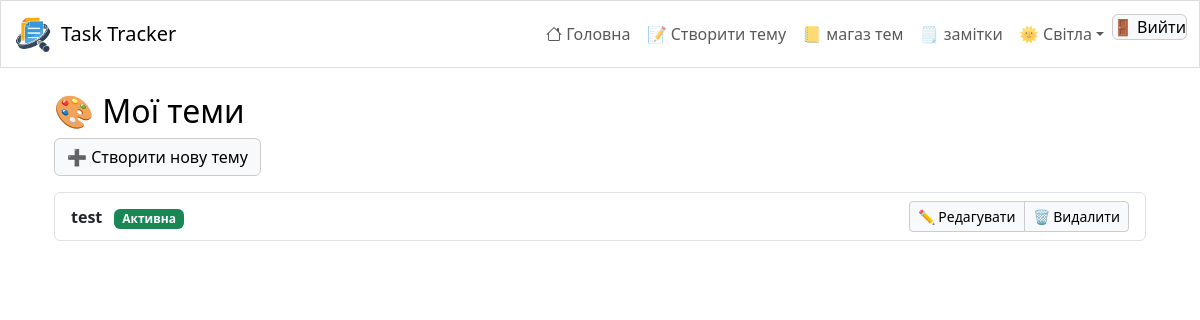
Before: /themes/workshop/ (signed in) with the older database file.
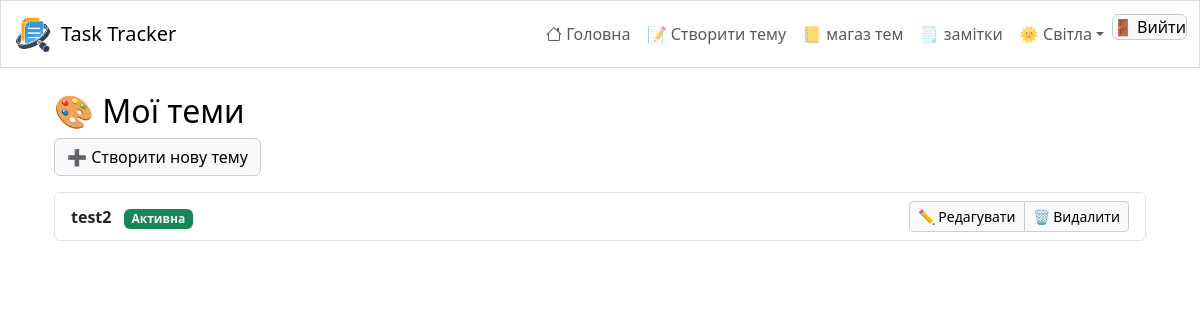
After: the same page with the newer database file.
### tasks/models.py (models this page shows, shortened)
class Theme(models.Model):
    user = models.ForeignKey(User, on_delete=models.CASCADE, related_name="themes")
    name = models.CharField(max_length=100)
    background_color = models.CharField(max_length=7, default="#ffffff")
    text_color = models.CharField(max_length=7, default="#000000")
    custom_css = models.TextField(blank=True)
    background_image = models.ImageField(upload_to='themes/images/', blank=True, null=True)
    font_family = models.CharField(max_length=100, default="sans-serif")
    is_active = models.BooleanField(default=False)
    description = models.TextField(blank=True, null=True)
    workshop = models.TextField(blank=True, null=True)
    primary_color = models.CharField(max_length=7, default="#0000ff")
    secondary_color = models.CharField(max_length=7, default="#00ff00")

### tasks/views.py (the view)
# urls.py: path('themes/workshop/', ThemeWorkshopView.as_view(), name='workshop'),
class ThemeWorkshopView(LoginRequiredMixin, ListView):
    model = Theme
    template_name = 'themes/theme_list.html'
    context_object_name = 'themes'
    def get_queryset(self):
        return Theme.objects.filter(user=self.request.user)

### templates/tasks/theme_list.html (shortened to what this page needs)
{% extends "base.html" %}
{% block content %}
<div class="container mt-4">
    <h2>🎨 Мої теми</h2>
    <a href="{% url 'tasks:editor' %}" class="btn btn-primary mb-3">➕ Створити нову тему</a>
    {% if themes %}
        <ul class="list-group">
            {% for theme in themes %}
                <li class="list-group-item d-flex justify-content-between align-items-center">
                    <span>
                        <strong>{{ theme.name }}</strong>
                        {% if theme.is_active %}
                            <span class="badge bg-success ms-2">Активна</span>
                        {% endif %}
                    </span>
                    <div class="btn-group">
                        <a href="{% url 'tasks:theme-update' theme.id %}" class="btn btn-sm btn-warning">✏️ Редагувати</a>
                        <a href="{% url 'tasks:theme-delete' theme.id %}" class="btn btn-sm btn-danger">🗑 Видалити</a>
                    </div>
                </li>
            {% endfor %}
        </ul>
    {% else %}
        <p class="text-muted">У вас ще немає власних тем. Створіть першу!</p>
    {% endif %}
</div>
{% endblock %}

Changed rows visible on the page:
changed Theme: name "test" → "test2"
